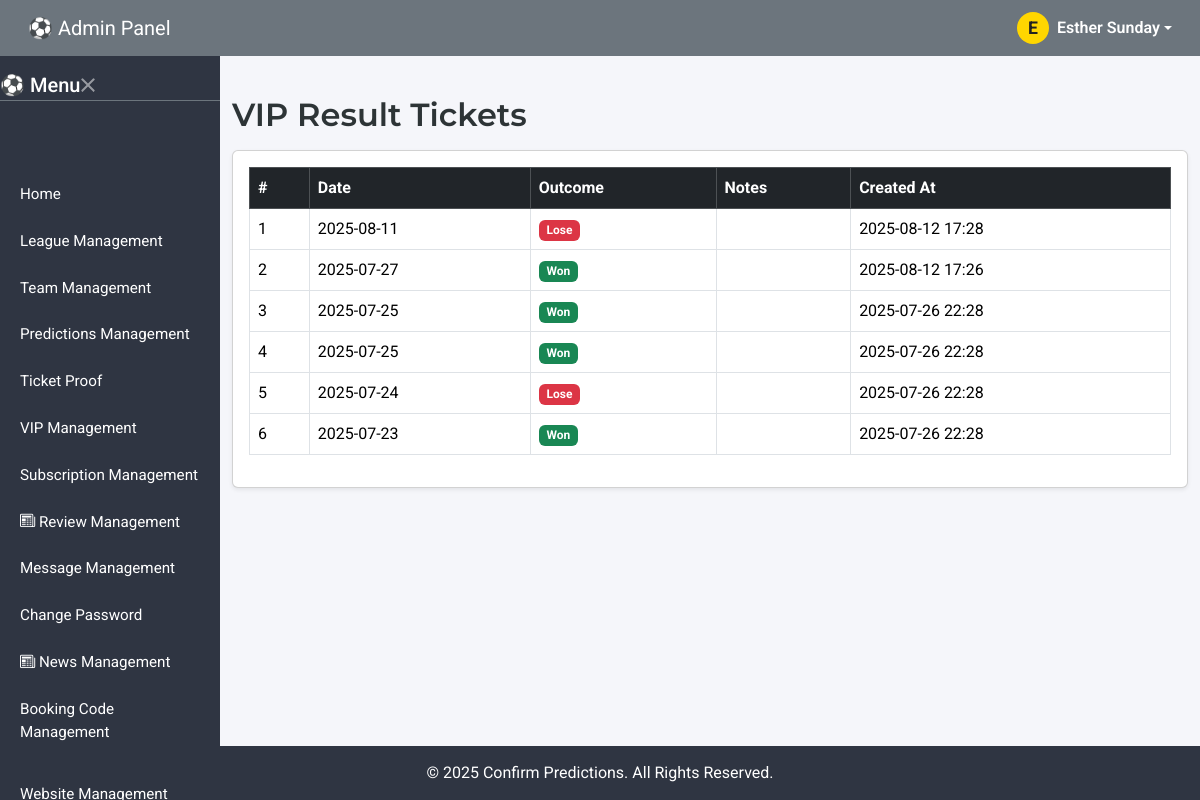
Screenshot of /Admin/vip-result-record.php (signed in) with the database file from the repository.
### tables this page shows
CREATE TABLE `users` (
  `id` int(11) NOT NULL,
  `full_name` varchar(100) DEFAULT NULL,
  `email` varchar(100) NOT NULL,
  `phone` varchar(20) DEFAULT NULL,
  `password_hash` varchar(255) NOT NULL,
  `role` enum('admin','vip') DEFAULT 'vip',
  `status` enum('active','inactive','banned') DEFAULT 'active',
  `image` text DEFAULT 'uploadImage/Profile/default.png',
  `country` varchar(20) DEFAULT NULL,
  `wallet_balance` decimal(10,0) NOT NULL,
  `created_at` timestamp NOT NULL DEFAULT current_timestamp()
);

CREATE TABLE `vip_results` (
  `id` int(11) NOT NULL,
  `result_date` date NOT NULL,
  `outcome` enum('won','lose') NOT NULL,
  `notes` text DEFAULT NULL,
  `created_at` timestamp NOT NULL DEFAULT current_timestamp()
);

CREATE TABLE `website_settings` (
  `id` int(11) NOT NULL,
  `site_name` varchar(100) DEFAULT NULL,
  `site_email` varchar(100) DEFAULT NULL,
  `logo` varchar(255) DEFAULT NULL,
  `site_url` varchar(255) DEFAULT NULL,
  `whatsapp_phone` varchar(20) DEFAULT NULL,
  `address` text NOT NULL,
  `phone1` varchar(15) NOT NULL,
  `phone2` varchar(15) NOT NULL,
  `updated_at` timestamp NOT NULL DEFAULT current_timestamp() ON UPDATE current_timestamp(),
  `paystack_secret_key` text NOT NULL,
  `paystack_public_key` text NOT NULL
);

### inc/config.php (called while the page is built, shortened)
<?php
include('../database/connect.php');
$user_id = $_SESSION["user_id"];
$stmt = $dbh->query("SELECT * FROM users where id='$user_id'");
$row_user = $stmt->fetch();
$stmt = $dbh->query("SELECT * FROM website_settings");
$row_website = $stmt->fetch();
$app_name= $row_website['site_name'] ;
?>

### Admin/vip-result-record.php (the view, shortened to what this page needs)
<?php
include('../inc/config.php');
$query = "SELECT * FROM vip_results ORDER BY result_date DESC";
$stmt = $dbh->prepare($query);
$stmt->execute();
$vip_results = $stmt->fetchAll(PDO::FETCH_ASSOC);
?>
<!DOCTYPE html>
<html lang="en">
<head>
  <?php include 'partials/head.php'; ?>
</head>
<body>
<nav class="navbar navbar-expand-lg navbar-dark fixed-top px-3">
  <?php include 'partials/nav.php'; ?>
</nav>
<div class="d-none d-lg-block sidebar desktop-sidebar">
  <?php include 'partials/desktop-sidebar.php'; ?>
</div>
<main class="pt-5 mt-4 mb-5">
  <div class="container mt-4">
    <h2 class="mb-3">VIP Result Tickets</h2>
    <div class="card shadow-sm p-3">
      <div class="table-responsive">
        <table class="table table-bordered table-hover align-middle">
          <thead class="table-dark">
            <tr>
              <th>#</th>
              <th>Date</th>
              <th>Outcome</th>
              <th>Notes</th>
              <th>Created At</th>
            </tr>
          </thead>
          <tbody>
          <?php if ($vip_results): ?>
            <?php foreach ($vip_results as $i => $row): ?>
              <tr>
                <td><?= $i + 1 ?></td>
                <td><?= htmlspecialchars($row['result_date']) ?></td>
                <td>
                  <?php
                    echo match($row['outcome']) {
                      'won' => '<span class="badge bg-success">Won</span>',
                      'lose' => '<span class="badge bg-danger">Lose</span>',
                      default => '<span class="badge bg-secondary">Unknown</span>',
                    };
                  ?>
                </td>
                <td><?= nl2br(htmlspecialchars($row['notes'] ?? '-')) ?></td>
                <td><?= date('Y-m-d H:i', strtotime($row['created_at'])) ?></td>
              </tr>
            <?php endforeach; ?>
          <?php else: ?>
            <tr>
              <td colspan="5" class="text-center text-muted py-4">No VIP result records found.</td>
            </tr>
          <?php endif; ?>
          </tbody>
        </table>
      </div>
    </div>
  </div>
</main>
<footer>
  <div class="container">
    <?php include '../vip/partials/footer.php'; ?>
  </div>
</footer>
</body>
</html>

### Admin/partials/nav.php (shortened to what this page needs)
<div class="container-fluid">
    <a class="navbar-brand" href="#">⚽ Admin Panel</a>
    <div class="d-flex align-items-center gap-3 ms-auto">
     <div class="d-flex align-items-center ms-auto gap-3">
      <div class="dropdown">
        <a href="#" class="d-flex align-items-center text-white text-decoration-none dropdown-toggle" data-bs-toggle="dropdown">
          <div id="admin-avatar" style="background: #FFD600; color: #222; width: 32px; height: 32px; border-radius: 50%; display: flex; align-items: center; justify-content: center; font-weight: bold;">
        <?php
        $fullName = $row_user['full_name'];
        $initials = '';
        $parts = explode(' ', trim($fullName));
        if (count($parts) > 0 && strlen($parts[0]) > 0) {
          $initials = strtoupper($parts[0][0]);
        }
        echo htmlspecialchars($initials);
        ?>
          </div>
          <span class="ms-2 fw-semibold"><?php echo htmlspecialchars($row_user['full_name']); ?></span>
        </a>
      </div>
    </div>
    </div>
  </div>

### vip/partials/footer.php
&copy; <script>document.write(new Date().getFullYear());</script> <?php echo $app_name;?>. All Rights Reserved.

### Admin/assets/css/style.css (style rules this page uses)
:root { --main-grey: #6c757d; --dark-grey: #343a40; --light-grey: #e9ecef; --card-bg: #ffffff; --info-blue: #0dcaf0; --warning-yellow: #ffc107; --danger-red: #dc3545; }
body { font-family: 'Segoe UI', sans-serif; background-color: #f4f6f9; color: #333; }
.sidebar { background-color: var(--dark-grey); color: #fff; height: 100vh; padding-top: 70px; }
.navbar { background-color: var(--main-grey); z-index: 1050; }
footer { background-color: var(--dark-grey); color: white; text-align: center; padding: 15px 0; position: fixed; bottom: 0; width: 100%; z-index: 999; }
@media (min-width: 992px) { .desktop-sidebar { position: fixed; top: 0; bottom: 0; left: 0; width: 220px; z-index: 1030; } }
@media (min-width: 992px) { main { margin-left: 220px; } }

### Admin/assets/css/main-style.css (style rules this page uses)
:root { --main-grey: #6c757d; --dark-grey: #2f3542; --light-grey: #f1f2f6; --card-bg: #ffffff; --blue-gradient: linear-gradient(135deg, #74ebd5, #9face6); --yellow-gradient: linear-gradient(135deg, #f6d365, #fda085); --red-gradient: linear-gradient(135deg, #f5576c, #f093fb); }
body { font-family: 'Roboto', sans-serif; background-color: #f5f6fa; color: #2d3436; }
h2, h4 { font-family: 'Montserrat', sans-serif; font-weight: 600; }
.navbar { background-color: var(--main-grey); z-index: 1050; }
.navbar .nav-link, .navbar .navbar-brand { color: white !important; }
.sidebar { background-color: var(--dark-grey); color: #fff; height: 100vh; padding-top: 70px; }
#admin-avatar { background-color: #ffc107; width: 40px; height: 40px; display: flex; align-items: center; justify-content: center; color: white; font-weight: bold; border-radius: 50%; font-size: 1.1rem; }
footer { background-color: var(--dark-grey); color: white; text-align: center; padding: 15px 0; position: fixed; bottom: 0; width: 100%; z-index: 999; }
@media (min-width: 992px) { .desktop-sidebar { position: fixed; top: 0; bottom: 0; left: 0; width: 220px; z-index: 1030; } }
@media (min-width: 992px) { main { margin-left: 220px; } }

### rows the page displays
users: full_name "E", full_name "Esther Sunday"
vip_results: result_date "2025-08-11", outcome "Lose", created_at "2025-08-12 17:28"
vip_results: result_date "2025-07-27", outcome "Won", created_at "2025-08-12 17:26"
vip_results: result_date "2025-07-25", outcome "Won", created_at "2025-07-26 22:28"
vip_results: result_date "2025-07-25", outcome "Won", created_at "2025-07-26 22:28"
vip_results: result_date "2025-07-24", outcome "Lose", created_at "2025-07-26 22:28"
vip_results: result_date "2025-07-23", outcome "Won", created_at "2025-07-26 22:28"
website_settings: site_name "Confirm Predictions"
